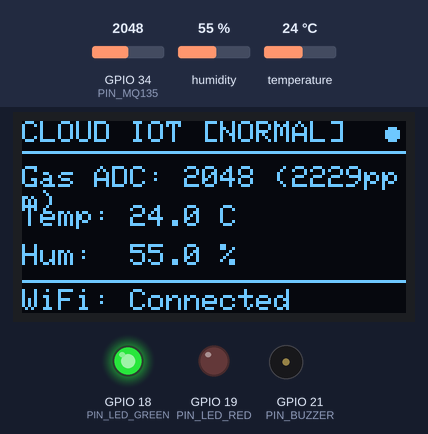
The sketch below on a simulated ESP32. Shown: 128×64 one-colour display, output pins drawn as LEDs (lit = HIGH), buzzer (waves = sounding, pin HIGH). The test bench sets the inputs (shaded band); at power-on: GPIO 34 (PIN_MQ135) = 2048, humidity 55 %, temperature 24 °C (analog values on the 0–4095 scale). WiFi joins after 1.5 s; servers stay silent unless stated; uploads are accepted with an empty reply; what the sketch prints to the serial monitor is not drawn.

Above: at 3.3 s.
3.4 s: GPIO 34 (PIN_MQ135) set to 2641
At 5.6 s:
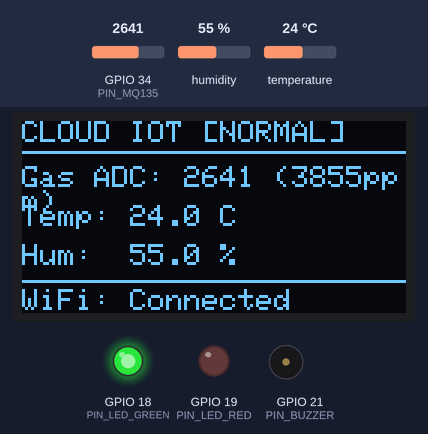
12.4 s: GPIO 34 (PIN_MQ135) set to 2762
At 17.1 s:
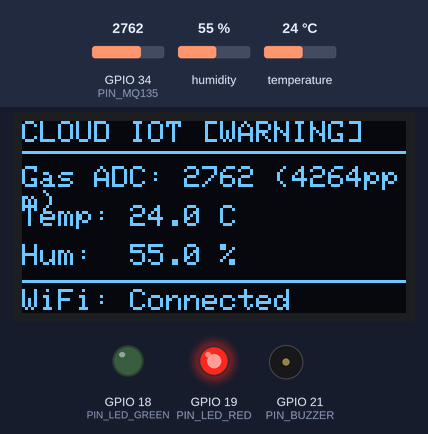
21.4 s: GPIO 34 (PIN_MQ135) set to 3172
At 23.8 s:
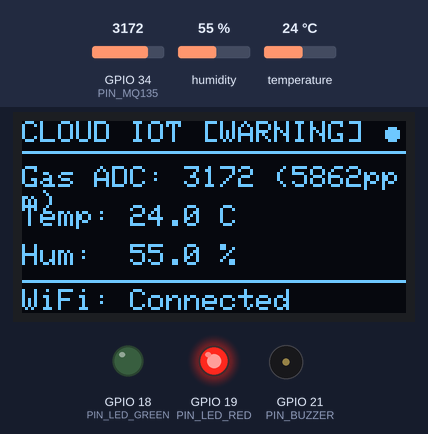
25.8 s: GPIO 34 (PIN_MQ135) set to 3261
At 28.49 s:
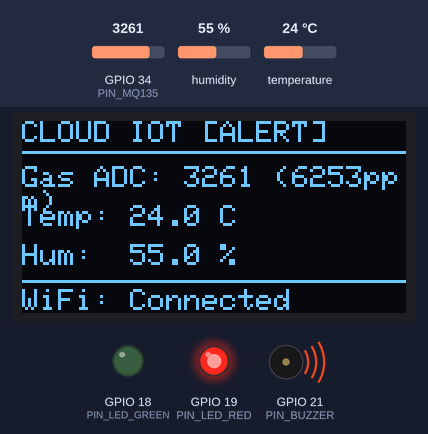
28.8 s: humidity set to 22 %
At 32.13 s:
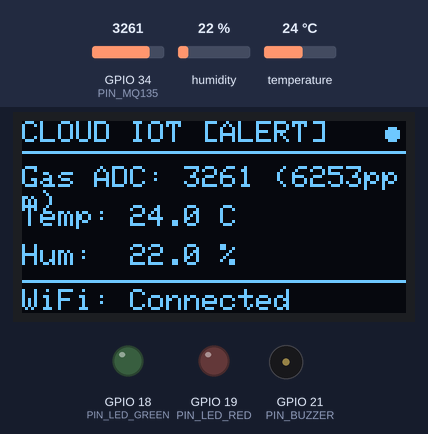
32.5 s: temperature set to 12 °C
At 34.54 s:
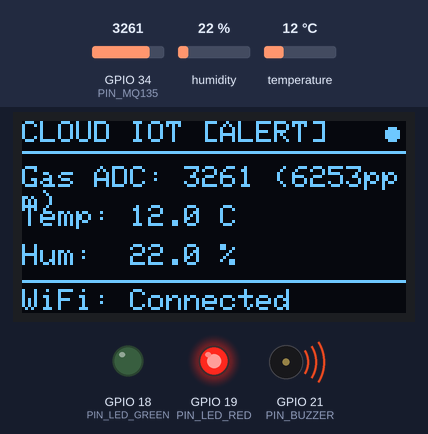
Timing chart, 0 to 36.8 s (numbered marks = the images above; inputs shaded):
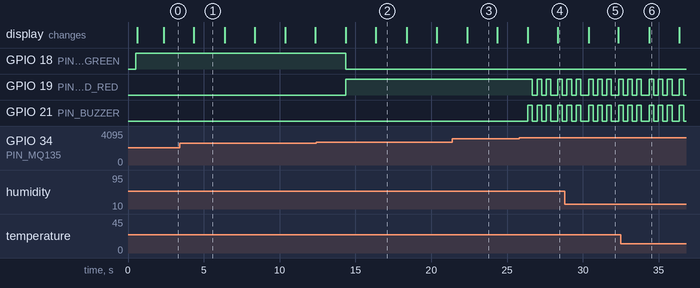

Measured:
- the behaviour switches between 2699 and 2700 on GPIO 34 (PIN_MQ135) (found by bisection; images 1 and 2)
- the behaviour switches between 3199 and 3200 on GPIO 34 (PIN_MQ135) (found by bisection; images 3 and 4)
- after the input at 3.4 s, the display: changes after 0.95 s (image 1)
- after the input at 12.4 s, GPIO 18 (PIN_LED_GREEN): HIGH → LOW after 2.0 s; GPIO 19 (PIN_LED_RED): LOW → HIGH after 2.0 s; the display: first changes after 2.0 s (image 2 shows a later state)
- after the input at 21.4 s, the display: changes after 0.97 s (image 3)
- after the input at 25.8 s, GPIO 19 (PIN_LED_RED): goes LOW 0.30 s, HIGH 0.30 s, LOW 0.30 s, HIGH 0.30 s, LOW 0.47 s, HIGH 0.30 s, then LOW, starting after 0.87 s; GPIO 21 (PIN_BUZZER): LOW → HIGH after 0.57 s, → LOW 0.30 s later, → HIGH 0.30 s later, → LOW 0.30 s later, … (8 changes in this stretch)
- after the input at 28.8 s, the display: changes after 1.6 s (image 5)
- after the input at 32.5 s, the display: changes after 1.9 s (image 6)

The sketch:

esp32_cloud_uploader.ino
```cpp
/*
 * =========================================================================================
 * Project: ESP32 Cloud Uploader - Real-Time Air Quality Telemetry to Web
 * Uploads Analog Sensor Data (MQ-135, DHT11) to Cloud Server or Local Web Server
 *
 * Hardware Connections:
 *   - DHT11 Sensor:        GND -> GND, VCC -> 3.3V, DATA (D) -> GPIO 12
 *   - MQ-135 Gas Sensor:   GND -> GND, VCC -> 5V,   A0 -> GPIO 34 (via 10k/20k voltage divider)
 *   - Active Buzzer:       Negative (-) -> GND,     Positive (P) -> GPIO 21
 *   - Green LED (Safe):    Cathode (-) -> GND,      Anode (+) -> GPIO 18 (via 220-330 ohm resistor)
 *   - Red LED (Warning):   Cathode (-) -> GND,      Anode (+) -> GPIO 19 (via 220-330 ohm resistor)
 *   - 0.96" OLED Display:  GND -> GND, VCC -> 3.3V, SDA -> GPIO 26, SCL -> GPIO 25
 * =========================================================================================
 */

#include <WiFi.h>
#include <HTTPClient.h>
#include <WiFiClientSecure.h>
#include <Wire.h>
#include <Adafruit_GFX.h>
#include <Adafruit_SSD1306.h>
#include <DHT.h>

// ================= PINS CONFIGURATION =================
#define PIN_MQ135         34  // Analog Input (ADC1_CH6 via voltage divider)
#define PIN_DHT           12  // Digital pin for DHT11
#define PIN_BUZZER        21  // Active Buzzer Positive (P)
#define PIN_LED_GREEN     18  // Normal Condition Green LED
#define PIN_LED_RED       19  // Warning / Alert Red LED
#define PIN_OLED_SDA      26  // OLED I2C SDA (GPIO 26)
#define PIN_OLED_SCL      25  // OLED I2C SCL (GPIO 25)

#define DHTTYPE           DHT11
#define SCREEN_WIDTH      128
#define SCREEN_HEIGHT     64
#define OLED_RESET        -1
#define SCREEN_I2C_ADDR   0x3C

// ================= NETWORK & CLOUD CONFIGURATION =================
const char* wifi_ssid     = "YOUR_WIFI_NAME";     // <-- Enter your Wi-Fi SSID
const char* wifi_password = "YOUR_WIFI_PASSWORD"; // <-- Enter your Wi-Fi Password

// Cloud / Local Server Endpoint (Render Cloud Server)
const char* cloudServerUrl = "https://air-quality-monitoring-75du.onrender.com/api/telemetry";

// Device Identification
const char* deviceId      = "ESP32-Govardhan"; // Change to your friend/device name!

// Thresholds (Calibrated for your room's clean air baseline: ~2400)
int thresholdWarning = 2700;   // Warning Level -> Red LED ON, Web Warning
int thresholdAlert   = 3200;   // Critical Level -> Red LED Flashing + Buzzer Siren

// Hardware Objects
DHT dht(PIN_DHT, DHTTYPE);
Adafruit_SSD1306 display(SCREEN_WIDTH, SCREEN_HEIGHT, &Wire, OLED_RESET);
bool oledAvailable = false;

// Telemetry state variables
int rawAdc = 0;
float voltage = 0.0;
int estimatedPpm = 400;
float temperatureC = 0.0;
float humidityPct = 0.0;
String systemStatus = "NORMAL";

unsigned long lastUploadTime = 0;
const unsigned long UPLOAD_INTERVAL = 2000; // 2 seconds between cloud pushes
unsigned long buzzerBlinkTime = 0;
bool buzzerToggle = false;

// Filtered ADC reading (16-sample oversampling)
int readMQ135Filtered() {
  long sum = 0;
  for (int i = 0; i < 16; i++) {
    sum += analogRead(PIN_MQ135);
    delayMicroseconds(500);
  }
  return sum / 16;
}

// Approximate PPM equation
int calculateEstimatedPpm(int adc) {
  if (adc < 600) return 400;
  float ratio = (float)adc / 600.0;
  int ppm = 400 + (int)(pow(ratio, 2.5) * 85.0);
  if (ppm > 9999) ppm = 9999;
  return ppm;
}

// Push JSON telemetry payload to Cloud Server
void sendTelemetryToCloud() {
  if (WiFi.status() != WL_CONNECTED) {
    Serial.println("[Cloud] WiFi not connected. Skipping upload.");
    return;
  }

  WiFiClientSecure client;
  client.setInsecure(); // Disable SSL cert check for Render HTTPS
  HTTPClient http;

  if (!http.begin(client, cloudServerUrl)) {
    Serial.println("[Cloud] Connection failed to initialize");
    return;
  }
  http.addHeader("Content-Type", "application/json");

  // Construct JSON payload
  String jsonPayload = "{";
  jsonPayload += "\"deviceId\":\"" + String(deviceId) + "\",";
  jsonPayload += "\"adc\":" + String(rawAdc) + ",";
  jsonPayload += "\"ppm\":" + String(estimatedPpm) + ",";
  jsonPayload += "\"voltage\":" + String(voltage, 2) + ",";
  jsonPayload += "\"temp\":" + String(isnan(temperatureC) ? 0.0 : temperatureC, 1) + ",";
  jsonPayload += "\"hum\":" + String(isnan(humidityPct) ? 0.0 : humidityPct, 1) + ",";
  jsonPayload += "\"status\":\"" + systemStatus + "\",";
  jsonPayload += "\"green\":" + String(systemStatus == "NORMAL" ? 1 : 0) + ",";
  jsonPayload += "\"red\":" + String(systemStatus != "NORMAL" ? 1 : 0) + ",";
  jsonPayload += "\"buzz\":" + String(systemStatus == "ALERT" ? 1 : 0);
  jsonPayload += "}";

  int httpCode = http.POST(jsonPayload);
  if (httpCode > 0) {
    Serial.printf("[Cloud] Upload success! Code: %d | ADC: %d | Temp: %.1fC | Hum: %.1f%% | Status: %s\n",
                  httpCode, rawAdc, temperatureC, humidityPct, systemStatus.c_str());
  } else {
    Serial.printf("[Cloud] Upload failed, error: %s\n", http.errorToString(httpCode).c_str());
  }

  http.end();
}

// Update LEDs, Buzzer and System Condition
void updateActuatorsAndStatus() {
  if (rawAdc >= thresholdAlert) {
    systemStatus = "ALERT";
    digitalWrite(PIN_LED_GREEN, LOW);
    // Intermittent alarm pulsing
    if (millis() - buzzerBlinkTime > 300) {
      buzzerBlinkTime = millis();
      buzzerToggle = !buzzerToggle;
      digitalWrite(PIN_LED_RED, buzzerToggle ? HIGH : LOW);
      digitalWrite(PIN_BUZZER, buzzerToggle ? HIGH : LOW);
    }
  } else if (rawAdc >= thresholdWarning) {
    systemStatus = "WARNING";
    digitalWrite(PIN_LED_GREEN, LOW);
    digitalWrite(PIN_LED_RED, HIGH);
    digitalWrite(PIN_BUZZER, LOW);
  } else {
    systemStatus = "NORMAL";
    digitalWrite(PIN_LED_GREEN, HIGH);
    digitalWrite(PIN_LED_RED, LOW);
    digitalWrite(PIN_BUZZER, LOW);
  }
}

// Auto-detect and initialize SSD1306 OLED at 0x3C or 0x3D
bool initOLEDDisplay() {
  Wire.begin(PIN_OLED_SDA, PIN_OLED_SCL);
  Wire.setClock(100000); // 100 kHz standard mode
  delay(50);

  if (display.begin(SSD1306_SWITCHCAPVCC, 0x3C)) {
    Serial.println("[OLED SUCCESS] SSD1306 OLED detected at address 0x3C!");
    return true;
  }
  if (display.begin(SSD1306_SWITCHCAPVCC, 0x3D)) {
    Serial.println("[OLED SUCCESS] SSD1306 OLED detected at address 0x3D!");
    return true;
  }
  Serial.println("[OLED Notice] OLED display not detected on SDA=GPIO 26, SCL=GPIO 25.");
  return false;
}

// Update OLED Display (If attached)
bool oledHeartbeat = false;
void updateOLED() {
  // Auto-retry connecting if not detected at boot
  if (!oledAvailable) {
    static unsigned long lastOledRetry = 0;
    if (millis() - lastOledRetry > 3000) {
      lastOledRetry = millis();
      oledAvailable = initOLEDDisplay();
    }
    if (!oledAvailable) return;
  }

  oledHeartbeat = !oledHeartbeat;

  display.clearDisplay();
  display.setTextColor(SSD1306_WHITE);

  display.setTextSize(1);
  display.setCursor(0, 0);
  display.print("CLOUD IOT [");
  display.print(systemStatus);
  display.print("]");
  if (oledHeartbeat) {
    display.fillCircle(123, 4, 2, SSD1306_WHITE);
  }
  display.drawLine(0, 10, 127, 10, SSD1306_WHITE);

  display.setCursor(0, 15);
  display.print("Gas ADC: ");
  display.print(rawAdc);
  display.print(" (");
  display.print(estimatedPpm);
  display.print("ppm)");

  display.setCursor(0, 28);
  display.print("Temp: ");
  display.print(temperatureC, 1);
  display.print(" C");

  display.setCursor(0, 41);
  display.print("Hum:  ");
  display.print(humidityPct, 1);
  display.print(" %");

  display.drawLine(0, 53, 127, 53, SSD1306_WHITE);
  display.setCursor(0, 56);
  display.print(WiFi.status() == WL_CONNECTED ? "WiFi: Connected" : "WiFi: Reconnecting");

  display.display();
}

void setup() {
  Serial.begin(115200);
  delay(500);
  Serial.println("\n--- ESP32 Cloud Air Quality Monitor Starting ---");

  // Actuator Pins Setup
  pinMode(PIN_LED_GREEN, OUTPUT);
  pinMode(PIN_LED_RED, OUTPUT);
  pinMode(PIN_BUZZER, OUTPUT);

  digitalWrite(PIN_LED_GREEN, HIGH);
  digitalWrite(PIN_LED_RED, LOW);
  digitalWrite(PIN_BUZZER, LOW);

  // Initialize Custom I2C (SDA = GPIO 26, SCL = GPIO 25)
  oledAvailable = initOLEDDisplay();
  if (oledAvailable) {
    display.clearDisplay();
    display.setTextColor(SSD1306_WHITE);
    display.setTextSize(1);
    display.setCursor(10, 25);
    display.println("Connecting Cloud...");
    display.display();
  }

  // Initialize DHT11
  dht.begin();

  // Configure ADC for MQ-135 on GPIO 34
  analogReadResolution(12);
  analogSetAttenuation(ADC_11db);

  // Connect to Wi-Fi
  WiFi.mode(WIFI_STA);
  WiFi.begin(wifi_ssid, wifi_password);
  Serial.print("Connecting to Wi-Fi");
  int attempts = 0;
  while (WiFi.status() != WL_CONNECTED && attempts < 20) {
    delay(500);
    Serial.print(".");
    attempts++;
  }

  if (WiFi.status() == WL_CONNECTED) {
    Serial.println("\nWi-Fi Connected! IP: " + WiFi.localIP().toString());
  } else {
    Serial.println("\nWi-Fi Connection failed. Will retry in loop.");
  }
}

void loop() {
  unsigned long now = millis();

  // 1. Read Sensors every 2 seconds & push to cloud
  if (now - lastUploadTime >= UPLOAD_INTERVAL) {
    lastUploadTime = now;

    rawAdc = readMQ135Filtered();
    voltage = (rawAdc / 4095.0) * 3.3;
    estimatedPpm = calculateEstimatedPpm(rawAdc);

    float t = dht.readTemperature();
    float h = dht.readHumidity();
    if (!isnan(t)) temperatureC = t;
    if (!isnan(h)) humidityPct = h;

    // Check Wi-Fi reconnection if dropped
    if (WiFi.status() != WL_CONNECTED) {
      Serial.println("Reconnecting Wi-Fi...");
      WiFi.reconnect();
    } else {
      sendTelemetryToCloud();
    }

    updateOLED();
  }

  // 2. Actuator logic (LEDs and Buzzer)
  updateActuatorsAndStatus();
}
```
